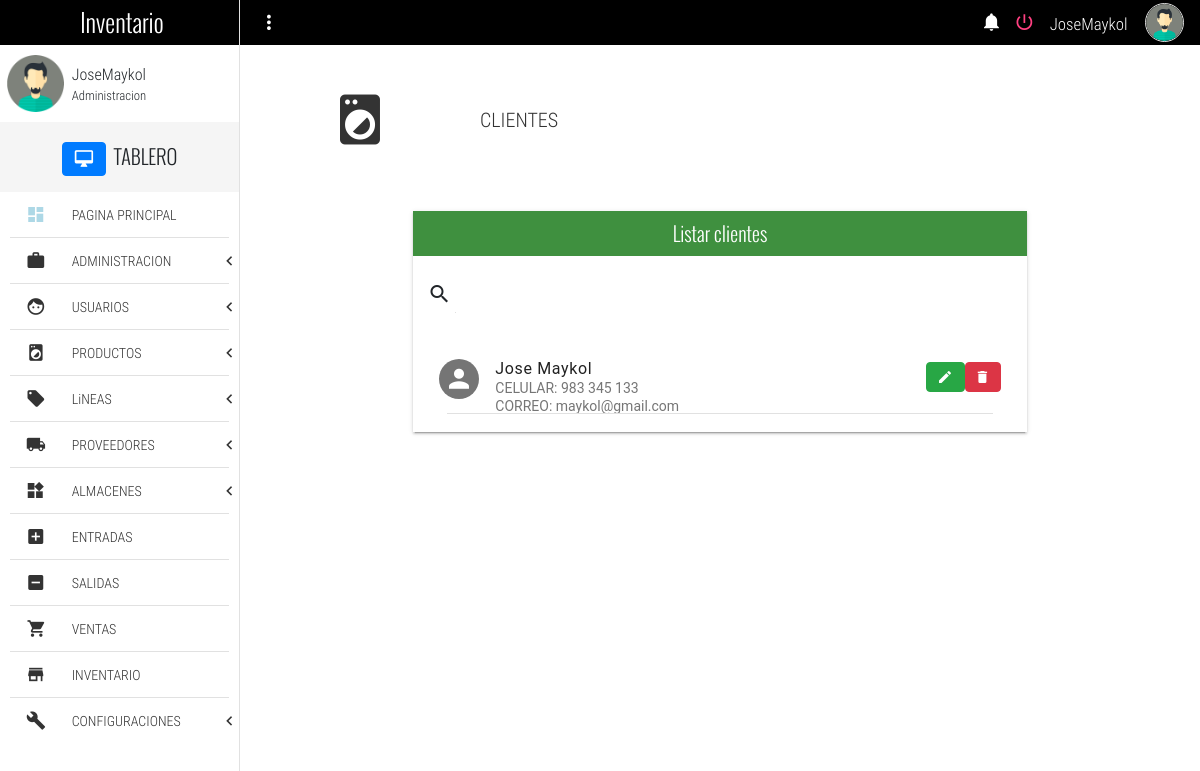
The page /listClient (signed in) on the database as committed earlier.
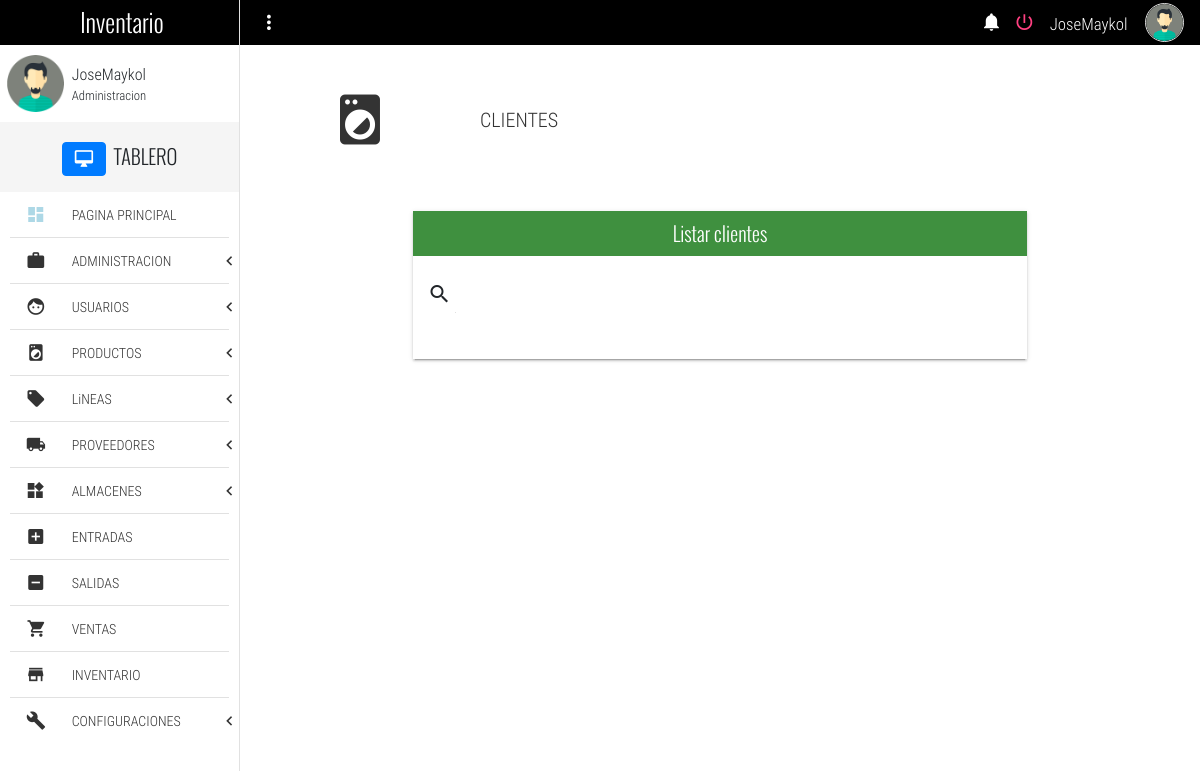
The same page on the database as committed later.
### Inventario/models.py (models this page shows, shortened)
class Client(models.Model):
    customer_name =  models.CharField(max_length= 60, null= True, verbose_name= "Nombre del cliente")
    phone = models.CharField(max_length=20, null= True, verbose_name= "Numero de telefono")
    email = models.EmailField(null= True, verbose_name= "Correo electronico")
    razon_social = models.CharField(max_length=200,null=True, verbose_name="Razon social")
    RUC =models.CharField(null=True, max_length=11,verbose_name="RUC")
    class Meta:
        verbose_name = "Cliente"
        verbose_name_plural = "Clientes"

### Inventario/views.py (the view)
# urls.py: path('listClient', views.listClient, name ='listClient'),
def listClient(request):
    context = {
        'clientes' : Client.objects.all(),
        }
    return render(request, "listClient.html", context)

### Templates/listClient.html (shortened to what this page needs)
{% extends 'base.html' %}
{% load static %}
{% block content %}
	<section class="full-width pageContent">
		<section class="full-width header-well">
			<div class="full-width header-well-icon">
				<i class="zmdi zmdi-washing-machine"></i>
			</div>
			<div class="full-width header-well-text">
				<p class="text-condensedLight">
					CLIENTES
				</p>
			</div>
		</section>
		<div class="mdl-tabs__panel" id="tabListClient">
				<div class="mdl-grid">
					<div class="mdl-cell mdl-cell--4-col-phone mdl-cell--8-col-tablet mdl-cell--8-col-desktop mdl-cell--2-offset-desktop">
						<div class="full-width panel mdl-shadow--2dp">
							<div class="full-width panel-tittle bg-success text-center tittles">
								Listar clientes
							</div>
							<div class="full-width panel-content">
								<form action="#">
									<div class="mdl-textfield mdl-js-textfield mdl-textfield--expandable">
										<label class="mdl-button mdl-js-button mdl-button--icon" for="searchClient">
											<i class="zmdi zmdi-search"></i>
										</label>
									</div>
								</form>
								<div class="mdl-list">
									{% for cliente in clientes %}
									<div class="mdl-list__item mdl-list__item--two-line">
										<span class="mdl-list__item-primary-content">
											<i class="zmdi zmdi-account mdl-list__item-avatar"></i>
											<span>{{cliente.customer_name}}</span>
											<span class="mdl-list__item-sub-title">CELULAR: {{cliente.phone}}</span>
											<span class="mdl-list__item-sub-title">CORREO: {{cliente.email}}</span>
										</span>
										<a href="/editClient/{{cliente.id}}" class="btn btn-success zmdi zmdi-edit" role="button"></a>
										<a href="/deleteClient/{{cliente.id}}" class="btn btn-danger zmdi zmdi-delete" role="button" onClick="return confirm('¿Seguro que quieres borrar a {{ cliente.customer_name }}?');"></a>
									</div>
									<li class="full-width divider-menu-h"></li>
									{% endfor %}
								</div>
							</div>
						</div>
					</div>
				</div>
			</div>
	</section>
{% endblock %}

Rows that differ between the two databases and show on the page:
removed Client: customer_name "Jose Maykol", phone "983 345 133", email "maykol@gmail.com"
